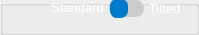
               <widget class="QGroupBox" name="groupBox_9">
                <property name="minimumSize">
                 <size>
                  <width>0</width>
                  <height>35</height>
                 </size>
                </property>
                <property name="title">
                 <string/>
                </property>
                <widget class="QLabel" name="label_67">
                 <property name="geometry">
                  <rect>
                   <x>47</x>
                   <y>0</y>
                   <width>61</width>
                   <height>16</height>
                  </rect>
                 </property>
                 <property name="text">
                  <string>&lt;html&gt;&lt;head/&gt;&lt;body&gt;&lt;p&gt;&lt;span style=&quot; font-size:10pt; color:#ffffff;&quot;&gt;Standard&lt;/span&gt;&lt;/p&gt;&lt;/body&gt;&lt;/html&gt;</string>
                 </property>
                 <property name="alignment">
                  <set>Qt::AlignCenter</set>
                 </property>
                </widget>
                <widget class="QLabel" name="label_68">
                 <property name="geometry">
                  <rect>
                   <x>149</x>
                   <y>1</y>
                   <width>41</width>
                   <height>16</height>
                  </rect>
                 </property>
                 <property name="text">
                  <string>&lt;html&gt;&lt;head/&gt;&lt;body&gt;&lt;p&gt;&lt;span style=&quot; font-size:10pt; color:#ffffff;&quot;&gt;Tilted&lt;/span&gt;&lt;/p&gt;&lt;/body&gt;&lt;/html&gt;</string>
                 </property>
                 <property name="alignment">
                  <set>Qt::AlignLeading|Qt::AlignLeft|Qt::AlignVCenter</set>
                 </property>
                </widget>
                <widget class="QSlider" name="tglAtlasModeSelector">
                 <property name="geometry">
                  <rect>
                   <x>109</x>
                   <y>-2</y>
                   <width>35</width>
                   <height>21</height>
                  </rect>
                 </property>
                 <property name="styleSheet">
                  <string notr="true">QSlider::groove:horizontal {
    border: 1px solid #ccc;
    height: 15px;
    background: #ccc;
    margin: 0px;
    border-radius: 8px;
}
QSlider::handle:horizontal {
    background: #007ACC;
    border: 1px solid #007ACC;
    width: 16px;
    height: 15px;
    border-radius: 7px;
	margin:-2px 0px -2px 0px;
}
</string>
                 </property>
                 <property name="maximum">
                  <number>1</number>
                 </property>
                 <property name="orientation">
                  <enum>Qt::Horizontal</enum>
                 </property>
                </widget>
               </widget>
